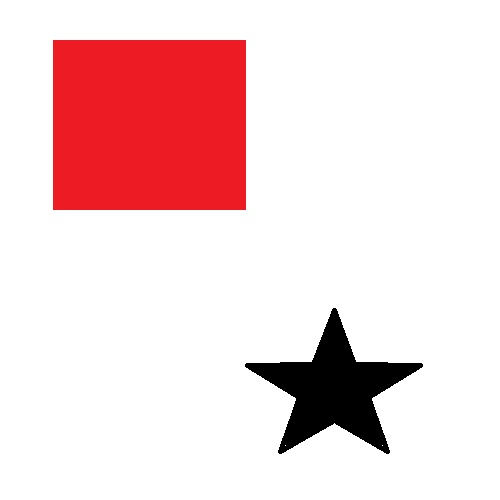
#> input picture test03.jpg, 500 x 500 px
$ python Test02.py
#> lines starting #> are read from the running program, lines starting #| are printed output that depends on the picture; after the words box and inside, x2 and y2 are one past the last pixel; in counts of white or black regions, pixels touching at a corner belong together
#Canny边缘提取
import cv2 as cv
import numpy as np

src = cv.imread('test03.jpg',1)
#> src is the input picture: shape (500, 500, 3); mean B, G, R 216.3, 215.2, 242.6

#t7---------------------------------------
#使用canny进行边缘检测 ,x,y为算子大小
def edge_demo(image,x,y):
    blurred = cv.GaussianBlur(image, (x,y), 0)
    gray = cv.cvtColor(blurred, cv.COLOR_RGB2GRAY)
    # xgrad = cv.Sobel(gray, cv.CV_16SC1, 1, 0) #x方向梯度
    # ygrad = cv.Sobel(gray, cv.CV_16SC1, 0, 1) #y方向梯度
    # edge_output = cv.Canny(xgrad, ygrad, 50, 150)
    edge_output = cv.Canny(gray, 50, 150)
    cv.imshow("Canny Edge", edge_output)
    dst = cv.bitwise_and(image, image, mask= edge_output)
    cv.imshow("Color Edge", dst)
#t8------------------------------------------
#进行直线检测
def line_detection(image):
    gray = cv.cvtColor(image, cv.COLOR_RGB2GRAY)
    edges = cv.Canny(gray, 50, 150, apertureSize=3)  #apertureSize参数默认其实就是3
    lines = cv.HoughLines(edges, 1, np.pi/180, 80)
    for line in lines:
        rho, theta = line[0]  #line[0]存储的是点到直线的极径和极角，其中极角是弧度表示的。
        a = np.cos(theta)   #theta是弧度
        b = np.sin(theta)
        x0 = a * rho    #代表x = r * cos（theta）
        y0 = b * rho    #代表y = r * sin（theta）
        x1 = int(x0 + 1000 * (-b)) #计算直线起点横坐标
        y1 = int(y0 + 1000 * a)    #计算起始起点纵坐标
        x2 = int(x0 - 1000 * (-b)) #计算直线终点横坐标
        y2 = int(y0 - 1000 * a)    #计算直线终点纵坐标    注：这里的数值1000给出了画出的线段长度范围大小，数值越小，画出的线段越短，数值越大，画出的线段越长
        cv.line(image, (x1, y1), (x2, y2), (0, 0, 255), 2)    #点的坐标必须是元组，不能是列表。
    cv.imshow("image-lines", image)
    cv.imwrite("直线检测.jpg",image)
#t9------------------------------------------
#进行角点检测
def plot(img):
    gray = cv.cvtColor(img, cv.COLOR_BGR2GRAY)
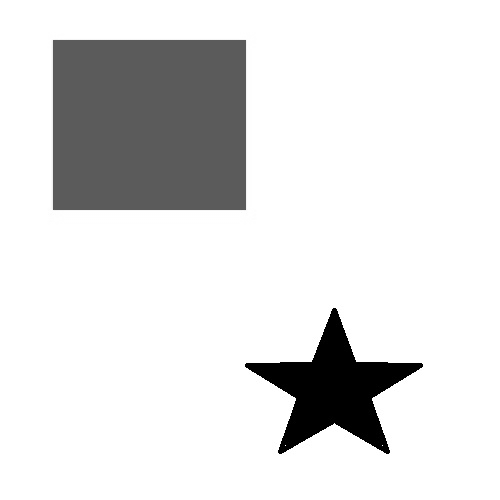
#> gray: shape (500, 500); min 0, max 255, mean 223.5
    dst = cv.cornerHarris(gray, 10,  # 设定值
                           3, 0.04)  # 推荐值
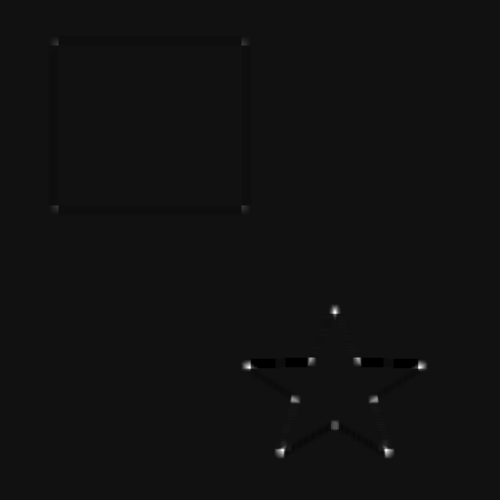
#> dst: shape (500, 500) float32; min -0.00159, max 0.0218, mean 1.29e-05; drawn with min black and max white
    img[dst > 0.01 * np.max(dst)] = [0, 0, 255]
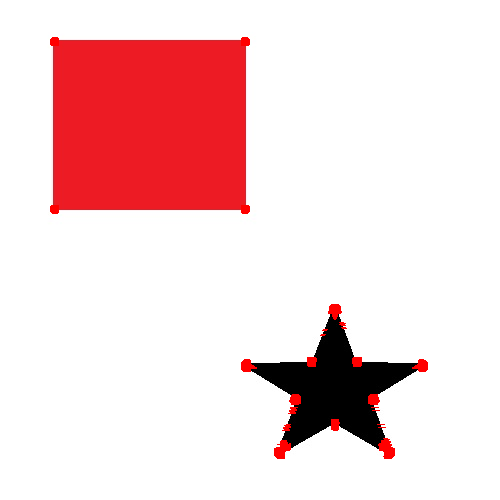
#> img: shape (500, 500, 3); 0.75% of pixels changed, all inside (x1, y1, x2, y2) = (50, 37, 428, 459)
    cv.imshow('figure', img)
    cv.waitKey(0)
#
# edge_demo(src,3,3)
# line_detection(src)
plot(src)
cv.waitKey(0)
cv.destroyAllWindows()

$ run again, with test2.jpg copied over test03.jpg
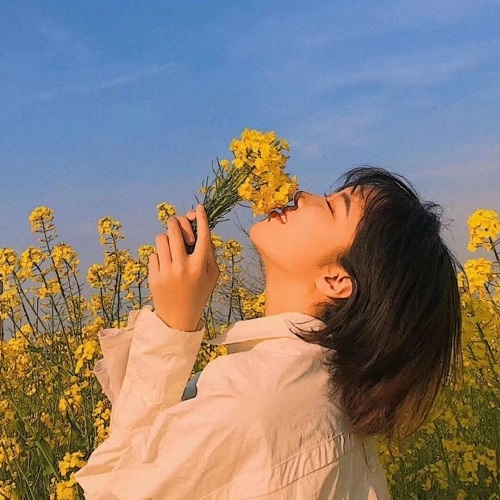
#> input picture test2.jpg, 500 x 500 px
#> src is the input picture: shape (500, 500, 3); mean B, G, R 120.1, 126, 137.5
#> in plot, `dst = cv.cornerHarris(gray, 10,`:
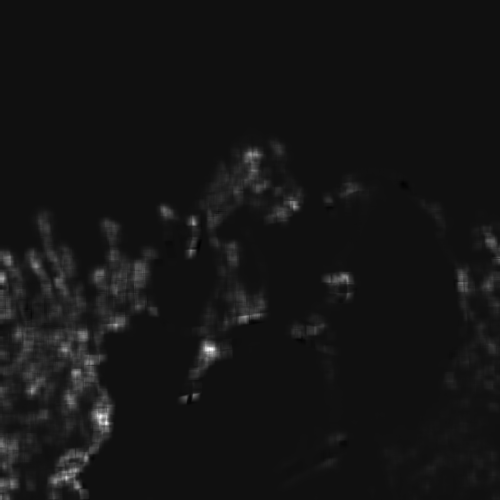
#> dst: shape (500, 500) float32; min -0.000169, max 0.00243, mean 4.9e-05; drawn with min black and max white
#> in plot, `img[dst > 0.01 * np.max(dst)] = [0, 0, 255]`:
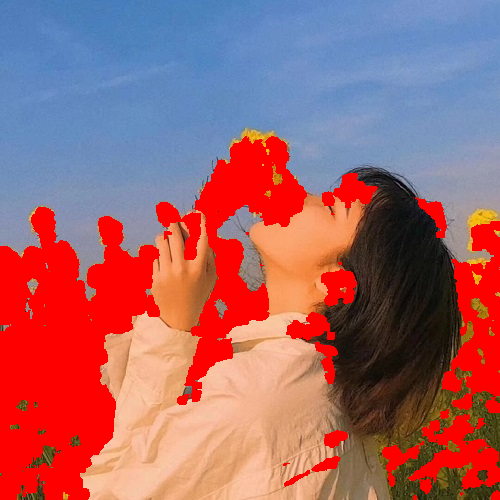
#> img: shape (500, 500, 3); mean B, G, R 106.8, 100.3, 162.3
